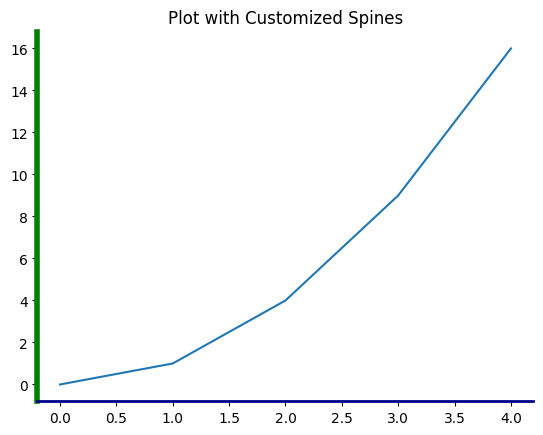

Python code for this plot:
import matplotlib.pyplot as plt

# Example of customizing plot spines
y = [0, 1, 4, 9, 16]
plt.plot(y)

# Get the current axes
ax = plt.gca()

# Make the top and right spines invisible
ax.spines['right'].set_visible(False)
ax.spines['top'].set_visible(False)

# Make the left and bottom spines thicker and change their color
ax.spines['left'].set_linewidth(4)
ax.spines['left'].set_color('green')
ax.spines['bottom'].set_linewidth(2)
ax.spines['bottom'].set_color('darkblue')

plt.title("Plot with Customized Spines")
plt.show()
